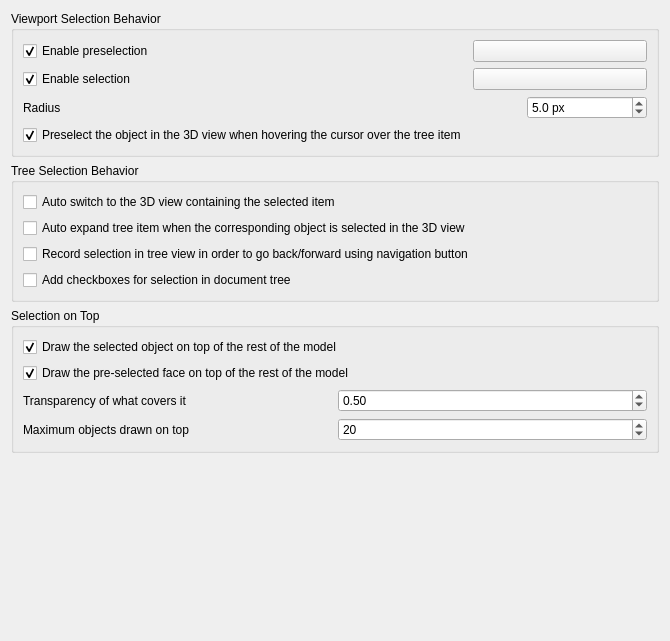
<?xml version="1.0" encoding="UTF-8"?>
<ui version="4.0">
 <class>Gui::Dialog::DlgSettingsSelection</class>
 <widget class="QWidget" name="Gui::Dialog::DlgSettingsSelection">
  <property name="geometry">
   <rect>
    <x>0</x>
    <y>0</y>
    <width>670</width>
    <height>641</height>
   </rect>
  </property>
  <property name="windowTitle">
   <string>Selection</string>
  </property>
  <layout class="QVBoxLayout" name="verticalLayout_4">
   <item>
    <widget class="QGroupBox" name="groupBox">
     <property name="title">
      <string>Viewport Selection Behavior</string>
     </property>
     <layout class="QGridLayout" name="gridLayout">
      <item row="4" column="1">
       <widget class="Gui::PrefColorButton" name="SelectionColor">
        <property name="toolTip">
         <string>The color used for highlighting selected objects in the 3D view</string>
        </property>
        <property name="text">
         <string/>
        </property>
        <property name="color">
         <color>
          <red>0</red>
          <green>171</green>
          <blue>255</blue>
         </color>
        </property>
        <property name="prefEntry" stdset="0">
         <cstring>SelectionColor</cstring>
        </property>
        <property name="prefPath" stdset="0">
         <cstring>View</cstring>
        </property>
       </widget>
      </item>
      <item row="4" column="0">
       <widget class="Gui::PrefCheckBox" name="checkBoxSelection">
        <property name="toolTip">
         <string>Enable selection, highlighted with specified color</string>
        </property>
        <property name="text">
         <string>Enable selection</string>
        </property>
        <property name="checked">
         <bool>true</bool>
        </property>
        <property name="prefEntry" stdset="0">
         <cstring>EnableSelection</cstring>
        </property>
        <property name="prefPath" stdset="0">
         <cstring>View</cstring>
        </property>
       </widget>
      </item>
      <item row="7" column="0" colspan="2">
       <layout class="QHBoxLayout" name="horizontalLayout_1">
        <item>
         <widget class="QLabel" name="spinPickRadiusLabel">
          <property name="text">
           <string>Radius</string>
          </property>
         </widget>
        </item>
        <item>
         <spacer name="horizSpacer_1">
          <property name="orientation">
           <enum>Qt::Orientation::Horizontal</enum>
          </property>
          <property name="sizeHint" stdset="0">
           <size>
            <width>250</width>
            <height>10</height>
           </size>
          </property>
         </spacer>
        </item>
        <item>
         <widget class="Gui::PrefDoubleSpinBox" name="spinPickRadius">
          <property name="minimumSize">
           <size>
            <width>120</width>
            <height>0</height>
           </size>
          </property>
          <property name="toolTip">
           <string>Area for selecting elements in the 3D view.
A larger value makes it easier to select elements, but may prevent selection of small features.
      </string>
          </property>
          <property name="inputMethodHints">
           <set>Qt::InputMethodHint::ImhPreferNumbers</set>
          </property>
          <property name="suffix">
           <string notr="true"> px</string>
          </property>
          <property name="decimals">
           <number>1</number>
          </property>
          <property name="minimum">
           <double>0.500000000000000</double>
          </property>
          <property name="maximum">
           <double>200.000000000000000</double>
          </property>
          <property name="value">
           <double>5.000000000000000</double>
          </property>
          <property name="prefEntry" stdset="0">
           <cstring>PickRadius</cstring>
          </property>
          <property name="prefPath" stdset="0">
           <cstring>View</cstring>
          </property>
         </widget>
        </item>
       </layout>
      </item>
      <item row="3" column="1">
       <widget class="Gui::PrefColorButton" name="HighlightColor">
        <property name="toolTip">
         <string>The color used for highlighting preselected objects in the 3D view</string>
        </property>
        <property name="text">
         <string/>
        </property>
        <property name="color">
         <color>
          <red>10</red>
          <green>200</green>
          <blue>255</blue>
         </color>
        </property>
        <property name="prefEntry" stdset="0">
         <cstring>HighlightColor</cstring>
        </property>
        <property name="prefPath" stdset="0">
         <cstring>View</cstring>
        </property>
       </widget>
      </item>
      <item row="3" column="0">
       <widget class="Gui::PrefCheckBox" name="checkBoxPreselection">
        <property name="minimumSize">
         <size>
          <width>240</width>
          <height>0</height>
         </size>
        </property>
        <property name="toolTip">
         <string>Enable preselection, highlighted with specified color</string>
        </property>
        <property name="text">
         <string>Enable preselection</string>
        </property>
        <property name="checked">
         <bool>true</bool>
        </property>
        <property name="prefEntry" stdset="0">
         <cstring>EnablePreselection</cstring>
        </property>
        <property name="prefPath" stdset="0">
         <cstring>View</cstring>
        </property>
       </widget>
      </item>
      <item row="8" column="0">
       <widget class="Gui::PrefCheckBox" name="checkBoxPreselect">
        <property name="text">
         <string>Preselect the object in the 3D view when hovering the cursor over the tree item</string>
        </property>
        <property name="checked">
         <bool>true</bool>
        </property>
        <property name="prefEntry" stdset="0">
         <cstring>PreSelection</cstring>
        </property>
        <property name="prefPath" stdset="0">
         <cstring>TreeView</cstring>
        </property>
       </widget>
      </item>
     </layout>
    </widget>
   </item>
   <item>
    <widget class="QGroupBox" name="groupBox_3">
     <property name="title">
      <string>Tree Selection Behavior</string>
     </property>
     <layout class="QVBoxLayout" name="verticalLayout_2">
      <item>
       <widget class="Gui::PrefCheckBox" name="checkBoxAutoSwitch">
        <property name="text">
         <string>Auto switch to the 3D view containing the selected item</string>
        </property>
        <property name="toolTip">
         <string>Selecting an item in the Tree View automatically activates its document and switches to its 3D view.</string>
        </property>
        <property name="prefEntry" stdset="0">
         <cstring>SyncView</cstring>
        </property>
        <property name="prefPath" stdset="0">
         <cstring>TreeView</cstring>
        </property>
       </widget>
      </item>
      <item>
       <widget class="Gui::PrefCheckBox" name="checkBoxAutoExpand">
        <property name="text">
         <string>Auto expand tree item when the corresponding object is selected in the 3D view</string>
        </property>
        <property name="toolTip">
         <string>Locates and reveals the selected object within the tree hierarchy. Prevents manual scrolling in deep, complex document structures.</string>
        </property>
        <property name="prefEntry" stdset="0">
         <cstring>SyncSelection</cstring>
        </property>
        <property name="prefPath" stdset="0">
         <cstring>TreeView</cstring>
        </property>
       </widget>
      </item>
      <item>
       <widget class="Gui::PrefCheckBox" name="checkBoxRecord">
        <property name="text">
         <string>Record selection in tree view in order to go back/forward using navigation button</string>
        </property>
        <property name="toolTip">
         <string>Enables selection history. Use 'Back' and 'Forward' navigation to toggle between previously selected objects without re-searching the tree.</string>
        </property>
        <property name="prefEntry" stdset="0">
         <cstring>RecordSelection</cstring>
        </property>
        <property name="prefPath" stdset="0">
         <cstring>TreeView</cstring>
        </property>
       </widget>
      </item>
      <item>
       <widget class="Gui::PrefCheckBox" name="checkBoxSelectionCheckBoxes">
        <property name="text">
         <string>Add checkboxes for selection in document tree</string>
        </property>
        <property name="toolTip">
         <string>Provides persistent selection toggles for each item. Simplifies batch operations and complex multi-selection without holding modifier keys (Ctrl/Shift).</string>
        </property>
        <property name="prefEntry" stdset="0">
         <cstring>CheckBoxesSelection</cstring>
        </property>
        <property name="prefPath" stdset="0">
         <cstring>TreeView</cstring>
        </property>
       </widget>
      </item>
     </layout>
    </widget>
   </item>
   <item>
    <widget class="QGroupBox" name="groupBoxOnTop">
     <property name="title">
      <string>Selection on Top</string>
     </property>
     <layout class="QVBoxLayout" name="verticalLayoutOnTop">
      <item>
       <widget class="Gui::PrefCheckBox" name="checkBoxSelectionOnTop">
        <property name="text">
         <string>Draw the selected object on top of the rest of the model</string>
        </property>
        <property name="toolTip">
         <string>Keeps a selected object visible even when something else is in front of it. What covers it is drawn with the transparency set below.</string>
        </property>
        <property name="checked">
         <bool>true</bool>
        </property>
        <property name="prefEntry" stdset="0">
         <cstring>ShowSelectionOnTop</cstring>
        </property>
        <property name="prefPath" stdset="0">
         <cstring>View</cstring>
        </property>
       </widget>
      </item>
      <item>
       <widget class="Gui::PrefCheckBox" name="checkBoxPreSelectedFaceOnTop">
        <property name="text">
         <string>Draw the pre-selected face on top of the rest of the model</string>
        </property>
        <property name="toolTip">
         <string>Does the same for the face under the cursor before it is clicked.</string>
        </property>
        <property name="checked">
         <bool>true</bool>
        </property>
        <property name="prefEntry" stdset="0">
         <cstring>ShowPreSelectedFaceOnTop</cstring>
        </property>
        <property name="prefPath" stdset="0">
         <cstring>View</cstring>
        </property>
       </widget>
      </item>
      <item>
       <layout class="QHBoxLayout" name="horizontalLayoutTransparencyOnTop">
        <item>
         <widget class="QLabel" name="labelTransparencyOnTop">
          <property name="text">
           <string>Transparency of what covers it</string>
          </property>
         </widget>
        </item>
        <item>
         <widget class="Gui::PrefDoubleSpinBox" name="spinBoxTransparencyOnTop">
          <property name="toolTip">
           <string>How transparent anything drawn in front of the selection becomes. 0 leaves it opaque, 1 makes it invisible.</string>
          </property>
          <property name="decimals">
           <number>2</number>
          </property>
          <property name="maximum">
           <double>1.000000000000000</double>
          </property>
          <property name="singleStep">
           <double>0.050000000000000</double>
          </property>
          <property name="value">
           <double>0.500000000000000</double>
          </property>
          <property name="prefEntry" stdset="0">
           <cstring>TransparencyOnTop</cstring>
          </property>
          <property name="prefPath" stdset="0">
           <cstring>View</cstring>
          </property>
         </widget>
        </item>
       </layout>
      </item>
      <item>
       <layout class="QHBoxLayout" name="horizontalLayoutMaxOnTop">
        <item>
         <widget class="QLabel" name="labelMaxOnTopSelections">
          <property name="text">
           <string>Maximum objects drawn on top</string>
          </property>
         </widget>
        </item>
        <item>
         <widget class="Gui::PrefSpinBox" name="spinBoxMaxOnTopSelections">
          <property name="toolTip">
           <string>Each object drawn on top costs an extra pass over the scene, so selections beyond this count are left in place.</string>
          </property>
          <property name="maximum">
           <number>10000</number>
          </property>
          <property name="value">
           <number>20</number>
          </property>
          <property name="prefEntry" stdset="0">
           <cstring>MaxOnTopSelections</cstring>
          </property>
          <property name="prefPath" stdset="0">
           <cstring>View</cstring>
          </property>
         </widget>
        </item>
       </layout>
      </item>
     </layout>
    </widget>
   </item>
   <item>
    <spacer name="verticalSpacer">
     <property name="orientation">
      <enum>Qt::Orientation::Vertical</enum>
     </property>
     <property name="sizeHint" stdset="0">
      <size>
       <width>20</width>
       <height>245</height>
      </size>
     </property>
    </spacer>
   </item>
  </layout>
 </widget>
 <customwidgets>
  <customwidget>
   <class>Gui::ColorButton</class>
   <extends>QPushButton</extends>
   <header>Gui/Widgets.h</header>
  </customwidget>
  <customwidget>
   <class>Gui::PrefColorButton</class>
   <extends>Gui::ColorButton</extends>
   <header>Gui/PrefWidgets.h</header>
  </customwidget>
  <customwidget>
   <class>Gui::PrefCheckBox</class>
   <extends>QCheckBox</extends>
   <header>Gui/PrefWidgets.h</header>
  </customwidget>
  <customwidget>
   <class>Gui::PrefSpinBox</class>
   <extends>QSpinBox</extends>
   <header>Gui/PrefWidgets.h</header>
  </customwidget>
  <customwidget>
   <class>Gui::PrefDoubleSpinBox</class>
   <extends>QDoubleSpinBox</extends>
   <header>Gui/PrefWidgets.h</header>
  </customwidget>
 </customwidgets>
 <resources/>
 <connections>
  <connection>
   <sender>checkBoxPreselection</sender>
   <signal>toggled(bool)</signal>
   <receiver>HighlightColor</receiver>
   <slot>setEnabled(bool)</slot>
   <hints>
    <hint type="sourcelabel">
     <x>20</x>
     <y>20</y>
    </hint>
    <hint type="destinationlabel">
     <x>20</x>
     <y>20</y>
    </hint>
   </hints>
  </connection>
  <connection>
   <sender>checkBoxSelection</sender>
   <signal>toggled(bool)</signal>
   <receiver>SelectionColor</receiver>
   <slot>setEnabled(bool)</slot>
   <hints>
    <hint type="sourcelabel">
     <x>20</x>
     <y>20</y>
    </hint>
    <hint type="destinationlabel">
     <x>20</x>
     <y>20</y>
    </hint>
   </hints>
  </connection>
 </connections>
</ui>
